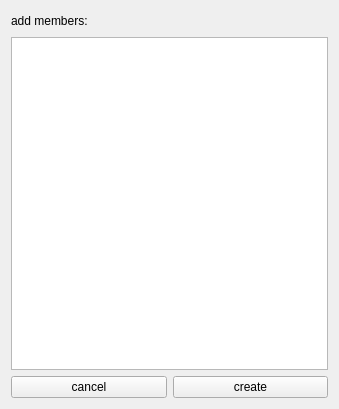
<?xml version="1.0" encoding="UTF-8"?>
<ui version="4.0">
 <class>SelectContacts</class>
 <widget class="QWidget" name="SelectContacts">
  <property name="geometry">
   <rect>
    <x>0</x>
    <y>0</y>
    <width>339</width>
    <height>409</height>
   </rect>
  </property>
  <property name="windowTitle">
   <string>Form</string>
  </property>
  <layout class="QVBoxLayout" name="verticalLayout_2">
   <item>
    <layout class="QVBoxLayout" name="verticalLayout">
     <item>
      <layout class="QHBoxLayout" name="members">
       <item>
        <widget class="QLabel" name="count_member">
         <property name="text">
          <string>add members:</string>
         </property>
        </widget>
       </item>
       <item>
        <spacer name="horizontalSpacer">
         <property name="orientation">
          <enum>Qt::Horizontal</enum>
         </property>
         <property name="sizeHint" stdset="0">
          <size>
           <width>40</width>
           <height>20</height>
          </size>
         </property>
        </spacer>
       </item>
      </layout>
     </item>
     <item>
      <widget class="QListWidget" name="userList"/>
     </item>
     <item>
      <layout class="QHBoxLayout" name="horizontalLayout">
       <item>
        <widget class="QPushButton" name="cancel_button">
         <property name="text">
          <string>cancel</string>
         </property>
        </widget>
       </item>
       <item>
        <widget class="QPushButton" name="create_group_button">
         <property name="text">
          <string>create</string>
         </property>
        </widget>
       </item>
      </layout>
     </item>
    </layout>
   </item>
  </layout>
 </widget>
 <resources/>
 <connections/>
</ui>
